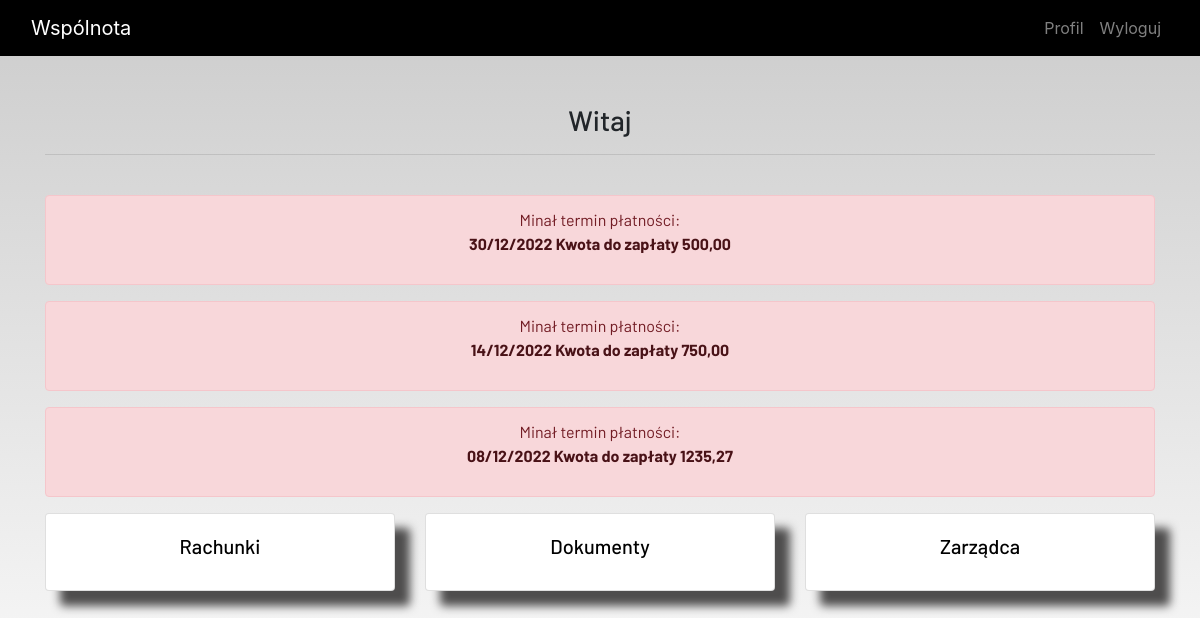
/home/ (signed in), run on an earlier commit of the app's database.
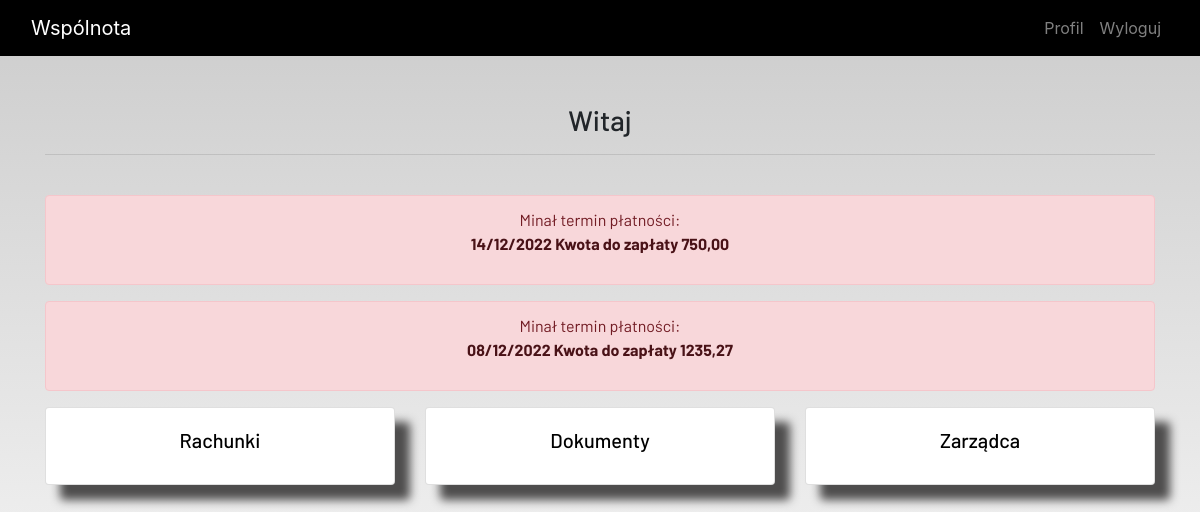
And on a later commit of the database.
### ideas/models.py (models this page shows, shortened)
class Billing(models.Model):
    admin = models.ForeignKey(User, on_delete=models.CASCADE, null=True, blank=True)
    id = models.AutoField(primary_key = True)
    owner = models.ForeignKey(Local, on_delete=models.CASCADE, null=False, blank=False)
    value = models.DecimalField(("Kwota do zapłaty"), max_digits=100, decimal_places=2)
    addressee_name = models.TextField(("Adresat rachunku"), null=True, blank=True)
    bank_account = models.CharField(("Numer konta"), max_length=26, null=True, blank=True)
    status = models.BooleanField(("Czy zapłacone?"))
    start_billing = models.DateField(("Początek okresu rozliczeniowego"), null=False, blank=False)
    end_billing = models.DateField(("Koniec okresu rozliczeniowego"), null=False, blank=False)
    payment_date = models.DateField(("Termin płatności"), null=True, blank=True)
    details = models.FileField(("Szczegóły"), upload_to='', null=True)

### ideas/views.py (the view)
# urls.py: path('home/', views.home, name='home'),
def home(request):
    logged = whoLogged(request)
    billing_deadline = []
    unpaid = []
    if logged == 'resident':
        billing = billing_list(request, False)
        billing_deadline = deadlineAproaching(request, billing)
        unpaid = unpaidBill(request, billing)
    context = {
        'logged': logged,
        'billing_deadline': billing_deadline,
        'unpaid': unpaid,
    }
    return render(request, 'registration/home.html', context)

### ideas/functions/billing_function.py (called while the page is built)
def billing_list(request, status):
    local = Local.objects.get(owner=request.user)
    billing = Billing.objects.filter(owner=local.id).filter(status=status)
    return billing

def deadlineAproaching(request, billing):
    billing_deadline = []
    for bill in billing:
        if deltaTime(bill.payment_date) < 5 and deltaTime(bill.payment_date) >= 0:
            billing_deadline.append(bill)
    return billing_deadline

def unpaidBill(request, billing):
    unpaid = []
    for bill in billing:
        if deltaTime(bill.payment_date) < 0:
            unpaid.append(bill)
    return unpaid

### ideas/functions/notification.py (called while the page is built)
def deltaTime(date):
    now = datetime.date.today()
    delta = date - now
    return delta.days

### ideas/functions/user_function.py (called while the page is built)
def whoLogged(request):
    locals = Local.objects.all()
    logged = 'nobody'
    for local in locals:
        if local.admin == request.user:
            logged = 'admin'
            break
        elif local.owner == request.user:
            logged = 'resident'
            break
    return logged

### ideas/templates/registration/home.html (shortened to what this page needs)
{% extends 'registration/main.html' %}
{% load static %}
{% block content %}
<section class="container text-center">
  <h3>Witaj</h3>
    <hr> <br>
    {% if logged == 'admin' %}
        <div class="row">
    <div class="col-md-3">
      <a href="{% url 'resident' %}">
        <div class="card">
            <div class="card-body">
            <h5 class="card-title ">
              Mieszkańcy
            </h5>
          </div>
        </div>
      </a>
    </div>
    <div class="col-md-3">
      <a href="{% url 'local' %}">
        <div class="card">
            <div class="card-body">
            <h5 class="card-title ">
              Lokale
            </h5>
          </div>
        </div>
      </a>
    </div>
    <div class="col-md-3">
      <a href="{% url 'billing' %}">
        <div class="card">
            <div class="card-body">
            <h5 class="card-title ">
              Rachunki
            </h5>
          </div>
        </div>
      </a>
    </div>
    <div class="col-md-3">
      <a href="{% url 'documents' %}">
        <div class="card">
            <div class="card-body">
            <h5 class="card-title ">
              Dokumenty
            </h5>
          </div>
        </div>
      </a>
    </div>
  </div>
  </div>
  {% elif logged == 'resident' %}
        {% for bill in  unpaid %}
            <div class="alert alert-danger" role="alert">
                Minał termin płatności:
                <p style="text-align: center"><a href="{% url 'billing_detail' bill.id%}" class="alert-link">{{ bill.payment_date | date:"d/m/Y" }}    Kwota do zapłaty  {{ bill.value }}</a></p>
            </div>
        {% endfor %}
  <div class="row">
    <div class="col">
      <a href="{% url 'resident_billing' %}">
        <div class="card">
            <div class="card-body">
            <h5 class="card-title ">
              Rachunki
            </h5>
          </div>
        </div>
      </a>
    </div>
    <div class="col">
      <a href="{% url 'documents' %}">
        <div class="card">
            <div class="card-body">
            <h5 class="card-title ">
              Dokumenty
            </h5>
          </div>
        </div>
      </a>
    </div>
      <div class="col">
          <a href='{% url 'admin_detail' %}'>
            <div class="card">
                <div class="card-body">
                <h5 class="card-title ">
                  Zarządca
                </h5>
              </div>
            </div>
          </a>
        </div>
  </div>
  {% endif %}
</section>
{% endblock content %}

What changed in the data, as far as the page shows it:
no longer on this page (row edited): Billing: payment_date "30/12/2022", value "500,00"
